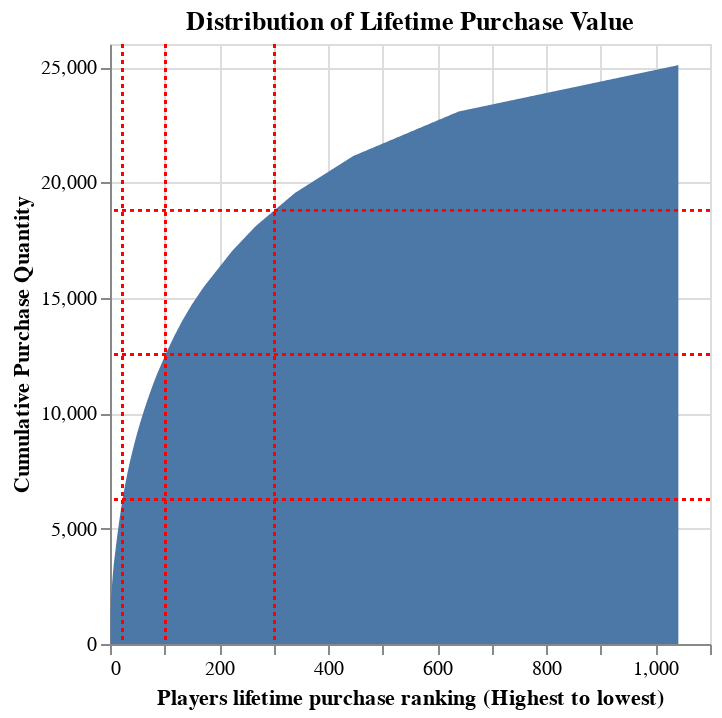

Source (notebook cell):
### Code cell
agg_lifetime_purchase = player_purchase_df['total_lifetime_purchase'].sum()

quarter_y_rule = base.mark_rule(color="red", strokeDash=[2, 2]).encode(
    y=alt.datum(agg_lifetime_purchase* 0.25)
)

half_y_rule = base.mark_rule(color="red", strokeDash=[2, 2]).encode(
    y=alt.datum(agg_lifetime_purchase * 0.5)
)

three_quarter_y_rule = base.mark_rule(color="red", strokeDash=[2, 2]).encode(
    y=alt.datum(agg_lifetime_purchase * 0.75)
)

quarter_x_rule = base.mark_rule(color="red", strokeDash=[2, 2]).encode(
    x=alt.datum(23.03)).interactive()

half_x_rule = base.mark_rule(color="red", strokeDash=[2, 2]).encode(
    x=alt.datum(101.595)).interactive()

three_quarter_x_rule = base.mark_rule(color="red", strokeDash=[2, 2]).encode(
    x=alt.datum(301.96)).interactive()

chart + quarter_y_rule + half_y_rule + three_quarter_y_rule + quarter_x_rule + half_x_rule + three_quarter_x_rule

### Figure 1 — Vega-Lite specification as saved in the notebook (floating-point values rounded to 4 significant figures; data arrays with more than 128 entries replaced by an {"elided": "..."} marker saying what was removed)
{"config": {"view": {"continuousWidth": 300, "continuousHeight": 300}}, "layer": [{"mark": {"type": "area"}, "encoding": {"x": {"field": "Players lifetime purchase ranking (Highest to lowest)", "type": "quantitative"}, "y": {"field": "Cumulative Purchase Quantity", "type": "quantitative"}}, "name": "view_1", "title": "Distribution of Lifetime Purchase Value"}, {"mark": {"type": "rule", "color": "red", "strokeDash": [2, 2]}, "encoding": {"y": {"datum": 6269.0}}, "title": "Distribution of Lifetime Purchase Value"}, {"mark": {"type": "rule", "color": "red", "strokeDash": [2, 2]}, "encoding": {"y": {"datum": 12540.0}}, "title": "Distribution of Lifetime Purchase Value"}, {"mark": {"type": "rule", "color": "red", "strokeDash": [2, 2]}, "encoding": {"y": {"datum": 18810.0}}, "title": "Distribution of Lifetime Purchase Value"}, {"mark": {"type": "rule", "color": "red", "strokeDash": [2, 2]}, "encoding": {"x": {"datum": 23.03}}, "name": "view_2", "title": "Distribution of Lifetime Purchase Value"}, {"mark": {"type": "rule", "color": "red", "strokeDash": [2, 2]}, "encoding": {"x": {"datum": 101.6}}, "name": "view_3", "title": "Distribution of Lifetime Purchase Value"}, {"mark": {"type": "rule", "color": "red", "strokeDash": [2, 2]}, "encoding": {"x": {"datum": 302.0}}, "name": "view_4", "title": "Distribution of Lifetime Purchase Value"}], "data": {"name": "data-fcaaba5281e6e86557a6c6e43528a892"}, "params": [{"name": "param_1", "select": {"type": "interval", "encodings": ["x", "y"]}, "bind": "scales", "views": ["view_1"]}, {"name": "param_2", "select": {"type": "interval", "encodings": ["x", "y"]}, "bind": "scales", "views": ["view_2"]}, {"name": "param_3", "select": {"type": "interval", "encodings": ["x", "y"]}, "bind": "scales", "views": ["view_3"]}, {"name": "param_4", "select": {"type": "interval", "encodings": ["x", "y"]}, "bind": "scales", "views": ["view_4"]}], "$schema": "https://vega.github.io/schema/vega-lite/v5.20.1.json", "datasets": {"data-fcaaba5281e6e86557a6c6e43528a892": {"elided": "1042 records"}}}
